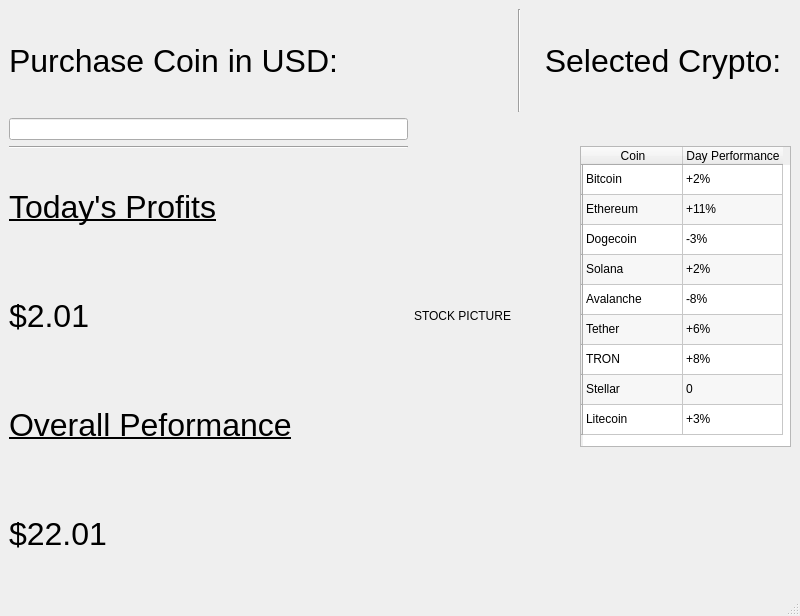
<?xml version="1.0" encoding="UTF-8"?>
<ui version="4.0">
 <class>MainWindow</class>
 <widget class="QMainWindow" name="MainWindow">
  <property name="geometry">
   <rect>
    <x>0</x>
    <y>0</y>
    <width>800</width>
    <height>616</height>
   </rect>
  </property>
  <property name="windowTitle">
   <string>MainWindow</string>
  </property>
  <widget class="QWidget" name="centralwidget">
   <layout class="QGridLayout" name="gridLayout">
    <item row="0" column="0">
     <widget class="QLabel" name="label_3">
      <property name="font">
       <font>
        <family>Arial</family>
        <pointsize>24</pointsize>
       </font>
      </property>
      <property name="text">
       <string>Purchase Coin in USD:</string>
      </property>
     </widget>
    </item>
    <item row="0" column="3" colspan="3">
     <widget class="QLabel" name="label">
      <property name="font">
       <font>
        <family>Arial</family>
        <pointsize>24</pointsize>
       </font>
      </property>
      <property name="text">
       <string>  Selected Crypto: </string>
      </property>
     </widget>
    </item>
    <item row="1" column="5" rowspan="5">
     <widget class="QTableWidget" name="tableWidget">
      <property name="sizePolicy">
       <sizepolicy hsizetype="Fixed" vsizetype="Fixed">
        <horstretch>0</horstretch>
        <verstretch>0</verstretch>
       </sizepolicy>
      </property>
      <property name="minimumSize">
       <size>
        <width>211</width>
        <height>301</height>
       </size>
      </property>
      <property name="maximumSize">
       <size>
        <width>211</width>
        <height>301</height>
       </size>
      </property>
      <property name="editTriggers">
       <set>QAbstractItemView::NoEditTriggers</set>
      </property>
      <property name="alternatingRowColors">
       <bool>true</bool>
      </property>
      <row>
       <property name="text">
        <string/>
       </property>
      </row>
      <row>
       <property name="text">
        <string/>
       </property>
      </row>
      <row>
       <property name="text">
        <string/>
       </property>
      </row>
      <row>
       <property name="text">
        <string/>
       </property>
      </row>
      <row>
       <property name="text">
        <string/>
       </property>
      </row>
      <row>
       <property name="text">
        <string/>
       </property>
      </row>
      <row>
       <property name="text">
        <string/>
       </property>
      </row>
      <row>
       <property name="text">
        <string/>
       </property>
      </row>
      <row>
       <property name="text">
        <string/>
       </property>
      </row>
      <column>
       <property name="text">
        <string>Coin</string>
       </property>
      </column>
      <column>
       <property name="text">
        <string>Day Performance</string>
       </property>
      </column>
      <item row="0" column="0">
       <property name="text">
        <string>Bitcoin</string>
       </property>
      </item>
      <item row="0" column="1">
       <property name="text">
        <string>+2%</string>
       </property>
      </item>
      <item row="1" column="0">
       <property name="text">
        <string>Ethereum</string>
       </property>
      </item>
      <item row="1" column="1">
       <property name="text">
        <string>+11%</string>
       </property>
      </item>
      <item row="2" column="0">
       <property name="text">
        <string>Dogecoin</string>
       </property>
      </item>
      <item row="2" column="1">
       <property name="text">
        <string>-3%</string>
       </property>
      </item>
      <item row="3" column="0">
       <property name="text">
        <string>Solana</string>
       </property>
      </item>
      <item row="3" column="1">
       <property name="text">
        <string>+2%</string>
       </property>
      </item>
      <item row="4" column="0">
       <property name="text">
        <string>Avalanche</string>
       </property>
      </item>
      <item row="4" column="1">
       <property name="text">
        <string>-8%</string>
       </property>
      </item>
      <item row="5" column="0">
       <property name="text">
        <string>Tether</string>
       </property>
      </item>
      <item row="5" column="1">
       <property name="text">
        <string>+6%</string>
       </property>
      </item>
      <item row="6" column="0">
       <property name="text">
        <string>TRON</string>
       </property>
      </item>
      <item row="6" column="1">
       <property name="text">
        <string>+8%</string>
       </property>
      </item>
      <item row="7" column="0">
       <property name="text">
        <string>Stellar</string>
       </property>
      </item>
      <item row="7" column="1">
       <property name="text">
        <string>0</string>
       </property>
      </item>
      <item row="8" column="0">
       <property name="text">
        <string>Litecoin</string>
       </property>
      </item>
      <item row="8" column="1">
       <property name="text">
        <string>+3%</string>
       </property>
      </item>
     </widget>
    </item>
    <item row="4" column="0">
     <widget class="QLabel" name="label_5">
      <property name="font">
       <font>
        <family>Arial</family>
        <pointsize>24</pointsize>
       </font>
      </property>
      <property name="text">
       <string>$2.01</string>
      </property>
     </widget>
    </item>
    <item row="3" column="0" colspan="4">
     <widget class="QLabel" name="label_4">
      <property name="font">
       <font>
        <family>Arial</family>
        <pointsize>24</pointsize>
        <underline>true</underline>
       </font>
      </property>
      <property name="text">
       <string>Today's Profits</string>
      </property>
     </widget>
    </item>
    <item row="6" column="0">
     <widget class="QLabel" name="label_7">
      <property name="font">
       <font>
        <family>Arial</family>
        <pointsize>24</pointsize>
       </font>
      </property>
      <property name="text">
       <string>$22.01</string>
      </property>
     </widget>
    </item>
    <item row="5" column="0" colspan="4">
     <widget class="QLabel" name="label_6">
      <property name="font">
       <font>
        <family>Arial</family>
        <pointsize>24</pointsize>
        <underline>true</underline>
       </font>
      </property>
      <property name="text">
       <string>Overall Peformance</string>
      </property>
     </widget>
    </item>
    <item row="1" column="0">
     <widget class="QLineEdit" name="lineEdit"/>
    </item>
    <item row="4" column="1">
     <widget class="QLabel" name="label_2">
      <property name="text">
       <string>STOCK PICTURE</string>
      </property>
     </widget>
    </item>
    <item row="0" column="2">
     <widget class="Line" name="line">
      <property name="orientation">
       <enum>Qt::Vertical</enum>
      </property>
     </widget>
    </item>
    <item row="2" column="0">
     <widget class="Line" name="line_2">
      <property name="orientation">
       <enum>Qt::Horizontal</enum>
      </property>
     </widget>
    </item>
   </layout>
  </widget>
  <widget class="QMenuBar" name="menubar">
   <property name="geometry">
    <rect>
     <x>0</x>
     <y>0</y>
     <width>800</width>
     <height>22</height>
    </rect>
   </property>
  </widget>
  <widget class="QStatusBar" name="statusbar"/>
 </widget>
 <resources/>
 <connections/>
</ui>
